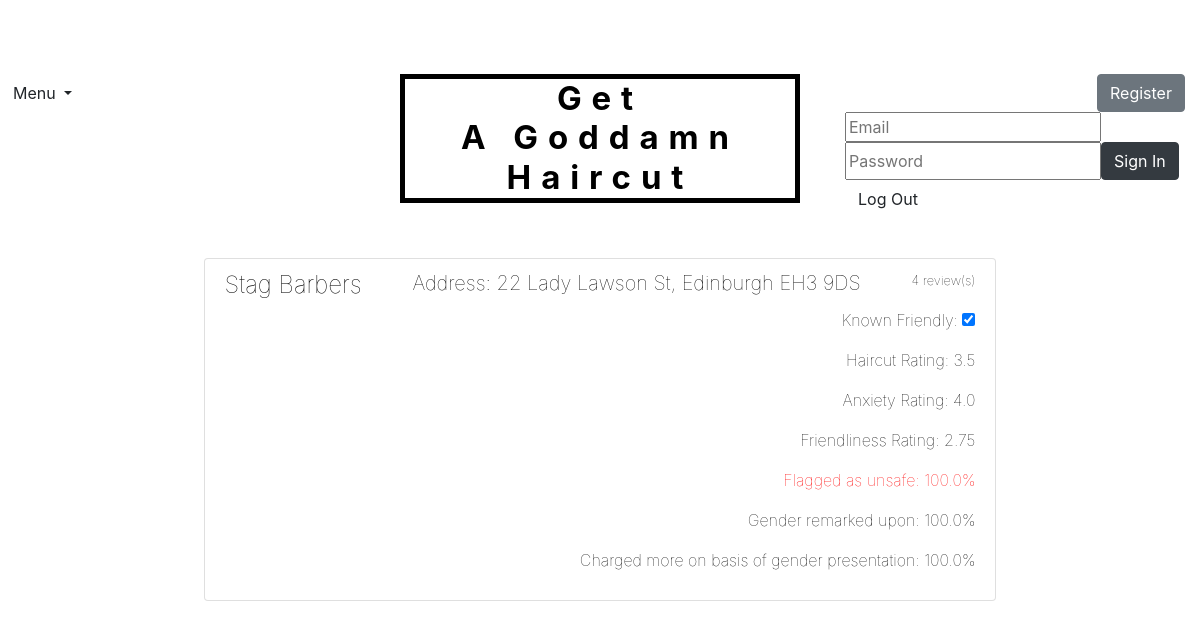
The page /barbershops/ on the database its author committed.
### tables this page shows
CREATE TABLE "Barbershop" (
	"placeID"	TEXT NOT NULL UNIQUE,
	"name"	TEXT NOT NULL,
	"address"	TEXT NOT NULL UNIQUE,
	"type_id"	INTEGER,
	"known_friendly"	INTEGER,
	"inclusive_haircuts"	INTEGER,
	"strands_for_trans"	INTEGER,
	PRIMARY KEY("placeID")
);

### run.py (the view)
@app.route('/barbershops/')
def barbershops():
    barbershops=query_db(" SELECT b.placeid, b.NAME, b.address, b.known_friendly, Avg(r.haircut_rating) AS haircut_rating_average, Avg(r.anxiety_rating) AS anxiety_rating_average, Avg(r.friendliness_rating) AS friendliness_rating_average, (AVG(r.unsafe)*100) AS unsafe_average, (AVG(r.gender_remarks)*100) AS gender_remarks_average, (AVG(r.gender_charged)*100) AS gender_charged_average, Count(*) AS review_count FROM barbershop AS b INNER JOIN review AS r ON r.barbershop_id = b.placeid GROUP BY b.placeid ORDER BY unsafe_average ASC")
    return render_template('barbershops.html',barbershops=barbershops)

### run.py (called while the page is built)
def query_db(query, args=(), one=False):
    cur = get_db().execute(query, args)
    rv = cur.fetchall()
    cur.close()
    return (rv[0] if rv else None) if one else rv

def get_db():
    db = getattr(g, 'db', None)
    if db is None:
        db = sql.connect(db_location)
        g.db = db
        db.row_factory = sql.Row
    return db

@app.teardown_appcontext
def close_db_connection(exception):
    db = getattr(g, 'db', None)
    if db is not None:
        db.close()

### templates/barbershops.html
﻿{%extends 'base.html'%}
{%block content%}
<div class="list-group">
    {% for barbershop in barbershops %}
    <a href="#" class="list-group-item list-group-item-action flex-column align-items-start">
        <div class="d-flex w-100 justify-content-between">
            <h4 class="reviewList">{{barbershop['name']}}</h4>
            <h5 class="reviewList text">
                Address: {{barbershop['address']}}
            </h5>
            <small class="reviewList text">{{barbershop['review_count']}} review(s)</small>
        </div>
        <div style="text-align:right">
            <p class="reviewList text">
                Known Friendly: <input type="checkbox" style="pointer-events: none" value="{{barbershop['known_friendly']}}" checked data-toggle="toggle" data-on="Yes" data-off="No" data-onstyle="success" data-offstyle="danger" name="known_friendly" readonly>
            <p class="reviewList text">Haircut Rating: {{barbershop['haircut_rating_average']}}</p>
            <p class="reviewList text">Anxiety Rating: {{barbershop['anxiety_rating_average']}}</p>
            <p class="reviewList text">Friendliness Rating: {{barbershop['friendliness_rating_average']}}</p>
            <p class="reviewList text" style="color:red">Flagged as unsafe: {{barbershop['unsafe_average']}}%</p>
            <p class="reviewList text">Gender remarked upon: {{barbershop['gender_remarks_average']}}%</p>
            <p class="reviewList text">Charged more on basis of gender presentation: {{barbershop['gender_charged_average']}}%</p>
        </div>
    </a>
    {% endfor %}
</div>
    {%endblock%}}

### templates/base.html (shortened to what this page needs)
﻿<!DOCTYPE html>
<html>
<head>
    <link href="https://stackpath.bootstrapcdn.com/bootstrap/4.4.1/css/bootstrap.min.css" rel="stylesheet" />
    <link href="https://maxcdn.bootstrapcdn.com/font-awesome/4.4.0/css/font-awesome.min.css" rel="stylesheet" />
    <link href="https://gitcdn.github.io/bootstrap-toggle/2.2.2/css/bootstrap-toggle.min.css" rel="stylesheet" />
    <link href="https://cdnjs.cloudflare.com/ajax/libs/bootstrap-datepicker/1.9.0/css/bootstrap-datepicker.min.css" rel="stylesheet" />
    <link href="{{url_for('static',filename='css/styles.css')}}" rel="stylesheet" />
    <link href="{{url_for('static',filename='css/map.css')}}" rel="stylesheet" />
</head>
<body>
    <div class="grid-container target">
        <div class="Header">
            <div class="Navigation" contenteditable="false">
                <div class="dropdown">
                    <button class="btn dropdown-toggle" type="button" id="dropdownMenuButton" data-toggle="dropdown" aria-haspopup="true" aria-expanded="false">
                        Menu
                    </button>
                </div>
            </div>
            <div class="Search">
                <div class="container" style="text-align:right">
                    <a href="/register/" class="btn btn-secondary" name="button" value="register">
                        Register
                    </a>
                </div>
                <form name="login_form" action="/login/" method="post">
                    <div class="form-row">
                        <input type="email" placeholder="Email" name="email">
                        <input type="password" placeholder="Password" name="password">
                        <button type="submit" class="btn btn-dark" name="button" value="login">
                            Sign In
                        </button>
                        <button type="submit" class="btn" name="button" value="logout" action="/logout/">
                            Log Out
                        </button>
                    </div>
                </form>
            </div>
            <div class="Title">
                <div class="panel panel-default" style=" text-align:center" ">
                    <div class="htitle">
                        <div class="titleBorder">
                            <a href="/" target="_self" style="text-decoration: none">
                                <span class="title">  Get <br>A Goddamn  <br>Haircut</span>
                            </a>
                        </div>
                    </div>
                </div>
            </div>
        </div>
        <div class="Content">
            <div class="container">
                {%block content%} {%endblock%}
            </div>
        </div>
    </div>
</body>
</html>

### static/css/styles.css (style rules this page uses)
﻿html, body, .grid-container { height: 100%; }
.grid-container { display: grid; grid-template-columns: 0.2fr 1fr 0.2fr; grid-template-rows: 0.05fr 0.25fr 1fr 0.05fr; grid-template-areas: "Top-Padding Top-Padding Top-Padding" "Header Header Header" "LPadding Content RPadding" "Footer Footer Footer"; grid-gap: 1.5em; }
.Content { grid-area: Content; }
.Header { display: grid; grid-template-columns: 0.7fr 1fr 0.7fr; grid-template-rows: 1fr; grid-template-areas: "Navigation Title Search"; grid-area: Header; }
.Navigation { grid-area: Navigation; }
.Title { grid-area: Title; }
.Search { grid-area: Search; }
.title { font-size: 33px; line-height: 1.2em; font-weight: bold; letter-spacing: 0.3em; color: black; text-decoration: none; }
.htitle { display: inline-block; width: 400px; }
.titleBorder { text-align: center; border-color: black; border-style: solid; border-width: 5px; width: 400px; margin: 0 auto; }
.reviewList { color: black; font-weight: lighter; }

### static/css/map.css (style rules this page uses)
html, body { height: 100%; margin: 0; padding: 0; }

### rows shown on the page
Barbershop: name "Stag Barbers", address "22 Lady Lawson St, Edinburgh EH3 9DS", review_count "4", haircut_rating_average "3.5", anxiety_rating_average "4.0", friendliness_rating_average "2.75", unsafe_average "100.0", gender_remarks_average "100.0", gender_charged_average "100.0"
